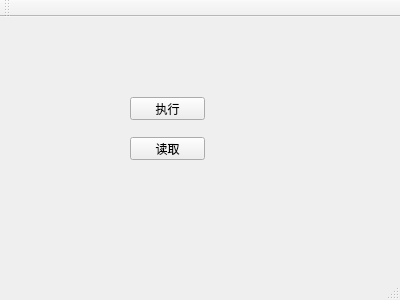
<?xml version="1.0" encoding="UTF-8"?>
<ui version="4.0">
 <class>MainWindow</class>
 <widget class="QMainWindow" name="MainWindow">
  <property name="geometry">
   <rect>
    <x>0</x>
    <y>0</y>
    <width>400</width>
    <height>300</height>
   </rect>
  </property>
  <property name="windowTitle">
   <string>MainWindow</string>
  </property>
  <widget class="QWidget" name="centralWidget">
   <widget class="QPushButton" name="exec">
    <property name="geometry">
     <rect>
      <x>130</x>
      <y>80</y>
      <width>75</width>
      <height>23</height>
     </rect>
    </property>
    <property name="text">
     <string>执行</string>
    </property>
   </widget>
   <widget class="QPushButton" name="read">
    <property name="geometry">
     <rect>
      <x>130</x>
      <y>120</y>
      <width>75</width>
      <height>23</height>
     </rect>
    </property>
    <property name="text">
     <string>读取</string>
    </property>
   </widget>
  </widget>
  <widget class="QMenuBar" name="menuBar">
   <property name="geometry">
    <rect>
     <x>0</x>
     <y>0</y>
     <width>400</width>
     <height>23</height>
    </rect>
   </property>
  </widget>
  <widget class="QToolBar" name="mainToolBar">
   <attribute name="toolBarArea">
    <enum>TopToolBarArea</enum>
   </attribute>
   <attribute name="toolBarBreak">
    <bool>false</bool>
   </attribute>
  </widget>
  <widget class="QStatusBar" name="statusBar"/>
 </widget>
 <layoutdefault spacing="6" margin="11"/>
 <resources/>
 <connections/>
</ui>
